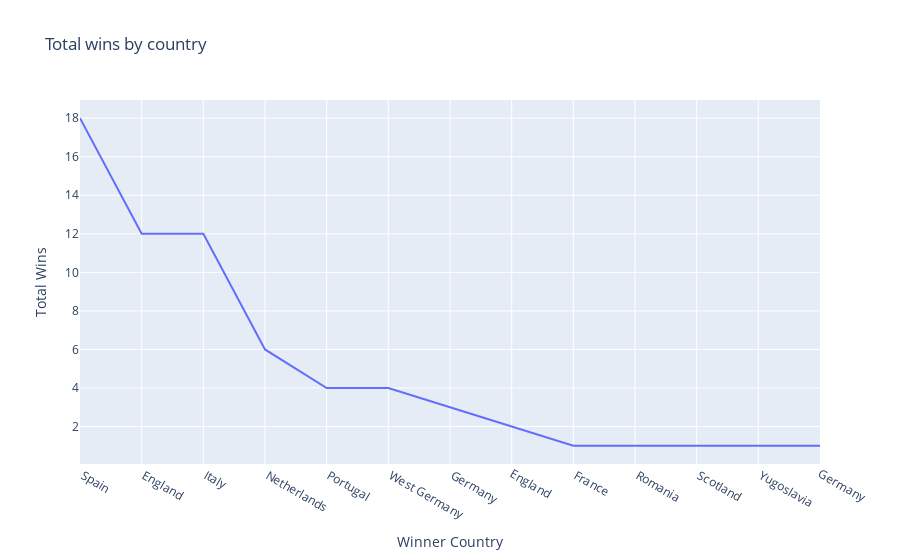

The code cell stored with this chart in its notebook:
### Markdown cell above
#### We have seen which clubs have won most titles. Now, let's see the number of wins by country.

### Code cell
import plotly.express as px
fig = px.line(wins_by_country, x="Winner Country", y="Total Wins", title='Total wins by country')
fig.show()
# when we hover over the graph we can see the country that won and total number of times it won

### Figure 1 — Plotly figure (JSON) as saved in the notebook; plotly's stock layout.template omitted (floating-point values rounded to 4 significant figures)
{"data": [{"hovertemplate": "Winner Country=%{x}<br>Total Wins=%{y}<extra></extra>", "legendgroup": "", "line": {"color": "#636efa", "dash": "solid"}, "marker": {"symbol": "circle"}, "mode": "lines", "name": "", "orientation": "v", "showlegend": false, "type": "scatter", "x": [" Spain", " England", " Italy", " Netherlands", " Portugal", " West Germany", " Germany", "England", " France", " Romania", " Scotland", " Yugoslavia", "Germany"], "xaxis": "x", "y": [18, 12, 12, 6, 4, 4, 3, 2, 1, 1, 1, 1, 1], "yaxis": "y"}], "layout": {"legend": {"tracegroupgap": 0}, "title": {"text": "Total wins by country"}, "xaxis": {"anchor": "y", "domain": [0, 1], "title": {"text": "Winner Country"}}, "yaxis": {"anchor": "x", "domain": [0, 1], "title": {"text": "Total Wins"}}}}
